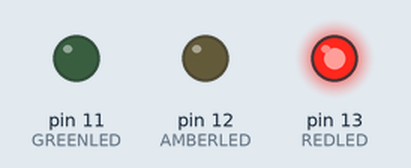
The sketch below on a simulated Arduino Uno, built with avr-gcc and run on an emulated ATmega328P. On the bench: output pins drawn as LEDs (lit = HIGH).

Above: at 5.0 s.
At 10.07 s:
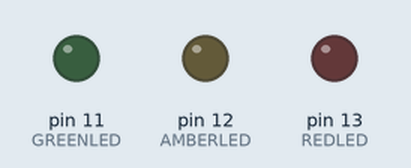
At 17.3 s:
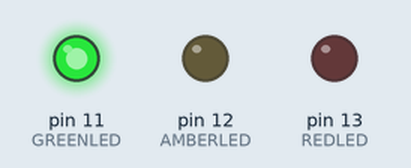
At 23.4 s:
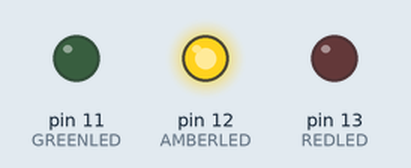
Timing chart, 0 to 32.0 s (numbered marks = the images above):
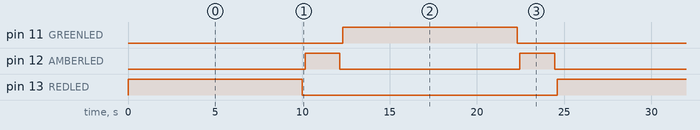

The sketch:

TrafficLightTask01.ino
```cpp
//--------------------------------------------------------------
//
// BlinkingLight
//
// CBP 15-02-15
//
// Stud Release.
//
// -------------------------------------------------------------

// Declare Variables
#define REDLED 13
#define AMBERLED 12
#define GREENLED 11

void setup() {
  pinMode (REDLED, OUTPUT);
  pinMode (AMBERLED, OUTPUT);
  pinMode (GREENLED, OUTPUT);
}

void redBlink(){
  //Turns LED on
  digitalWrite(REDLED, HIGH);
  //0.5 second delay
  delay(10000);
  //Turns LED off
  digitalWrite(REDLED, LOW);
  //0.5 second delay
  delay(150);
}

void amberBlink(){
  //Turns LED on
  digitalWrite(AMBERLED, HIGH);
  //0.5 second delay
  delay(2000);
  //Turns LED off
  digitalWrite(AMBERLED, LOW);
  //0.5 second delay
  delay(150);
}

void greenBlink(){
  //Turns LED on
  digitalWrite(GREENLED, HIGH);
  //0.5 second delay
  delay(10000);
  //Turns LED off
  digitalWrite(GREENLED, LOW);
  //0.5 second delay
  delay(150);
}

void loop() {
 redBlink();
 amberBlink();
 greenBlink();
 amberBlink();
}
```

Measured:
- by itself, pin 11 (GREENLED), pin 13 (REDLED): alternates HIGH for 10.0 s and LOW for 14.6 s
- by itself, pin 12 (AMBERLED): alternates HIGH for 2.0 s and LOW for 10.3 s
- by itself, everything shown: repeats every 24.6 s, in 8 steps
